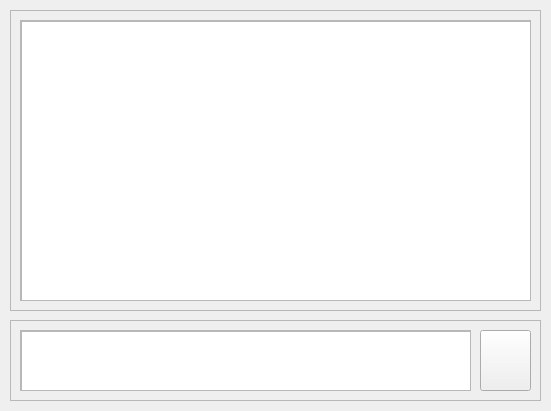
<?xml version="1.0" encoding="UTF-8"?>
<ui version="4.0">
 <class>MainWindow</class>
 <widget class="QMainWindow" name="MainWindow">
  <property name="geometry">
   <rect>
    <x>0</x>
    <y>0</y>
    <width>551</width>
    <height>411</height>
   </rect>
  </property>
  <property name="windowTitle">
   <string>MainWindow</string>
  </property>
  <widget class="QWidget" name="principal">
   <widget class="QFrame" name="caja_mensajes">
    <property name="geometry">
     <rect>
      <x>10</x>
      <y>10</y>
      <width>531</width>
      <height>301</height>
     </rect>
    </property>
    <property name="frameShape">
     <enum>QFrame::StyledPanel</enum>
    </property>
    <property name="frameShadow">
     <enum>QFrame::Raised</enum>
    </property>
    <widget class="QScrollArea" name="scroll_mensajes">
     <property name="geometry">
      <rect>
       <x>10</x>
       <y>10</y>
       <width>511</width>
       <height>281</height>
      </rect>
     </property>
     <property name="widgetResizable">
      <bool>true</bool>
     </property>
     <widget class="QWidget" name="scrollAreaWidgetContents">
      <property name="geometry">
       <rect>
        <x>0</x>
        <y>0</y>
        <width>509</width>
        <height>279</height>
       </rect>
      </property>
      <widget class="QTextEdit" name="mensajes">
       <property name="geometry">
        <rect>
         <x>0</x>
         <y>0</y>
         <width>511</width>
         <height>281</height>
        </rect>
       </property>
      </widget>
     </widget>
    </widget>
   </widget>
   <widget class="QFrame" name="caja_escribir">
    <property name="geometry">
     <rect>
      <x>10</x>
      <y>320</y>
      <width>531</width>
      <height>81</height>
     </rect>
    </property>
    <property name="frameShape">
     <enum>QFrame::StyledPanel</enum>
    </property>
    <property name="frameShadow">
     <enum>QFrame::Raised</enum>
    </property>
    <widget class="QScrollArea" name="scroll_escribir">
     <property name="geometry">
      <rect>
       <x>10</x>
       <y>10</y>
       <width>451</width>
       <height>61</height>
      </rect>
     </property>
     <property name="widgetResizable">
      <bool>true</bool>
     </property>
     <widget class="QWidget" name="scrollAreaWidgetContents_2">
      <property name="geometry">
       <rect>
        <x>0</x>
        <y>0</y>
        <width>449</width>
        <height>59</height>
       </rect>
      </property>
      <widget class="QTextEdit" name="escribir">
       <property name="geometry">
        <rect>
         <x>0</x>
         <y>0</y>
         <width>451</width>
         <height>61</height>
        </rect>
       </property>
      </widget>
     </widget>
    </widget>
    <widget class="QPushButton" name="enviar">
     <property name="geometry">
      <rect>
       <x>470</x>
       <y>10</y>
       <width>51</width>
       <height>61</height>
      </rect>
     </property>
     <property name="text">
      <string/>
     </property>
    </widget>
   </widget>
  </widget>
 </widget>
 <resources/>
 <connections/>
</ui>
